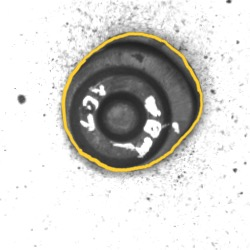
#> input picture Segmentation/umkreist/crop101.png, 250 x 250 px, given in place of crop1.png, which was not available
$ python maske.py
#> lines starting #> are read from the running program, lines starting #| are printed output that depends on the picture; after the words box and inside, x2 and y2 are one past the last pixel; in counts of white or black regions, pixels touching at a corner belong together; pictures that were not available may be replaced by others from this repository, and a replacement may not be noted
import cv2
import numpy as np
import pandas as pd
import os
import matplotlib.pyplot as plt

def masked(n):
#> called with n = 200
    for i in range(n):
        print(i+1)
        path =os.path.abspath(os.getcwd()) + "/umkreist/crop"+ str(i+1)+ ".png"
        img = cv2.imread(path)
#> img is the input picture: shape (250, 250, 3); mean B, G, R 207.5, 210.9, 211.9


        if img is not None:
            cut = img.copy()
            inv = img.copy()


            # Convert BGR to HSV (Hue, Saturation, Value)
            hsv_image = cv2.cvtColor(img, cv2.COLOR_BGR2HSV)
#> hsv_image: shape (250, 250, 3); mean H, S, V 10.9, 7.2, 212.2

            # Define range of yellow color in HSV
            lower_yellow = np.array([20, 100, 100])
            upper_yellow = np.array([30, 255, 255])

            # Threshold the HSV image to get only yellow colors
            yellow_mask = cv2.inRange(hsv_image, lower_yellow, upper_yellow)
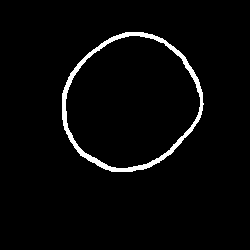
#> yellow_mask: shape (250, 250); 3% white; 1 white region, box (x1, y1, x2, y2) and area: (62, 32, 204, 172) 1886

            # Invert the mask to get non-yellow pixels
            non_yellow_mask = cv2.bitwise_not(yellow_mask)

            # Set non-yellow pixels to white
            img[non_yellow_mask != 0] = [255, 255, 255]

            gray = cv2.cvtColor(img, cv2.COLOR_BGR2GRAY)
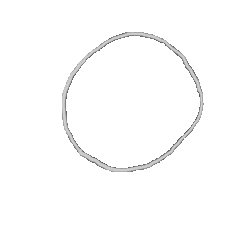
#> gray: shape (250, 250); min 80, max 255, mean 252.5
            ret, global_bin = cv2.threshold(cv2.bitwise_not(gray), 0, 255, cv2.THRESH_BINARY+cv2.THRESH_OTSU)
#> ret = 0
            edges = cv2.Canny(global_bin, 50, 150)
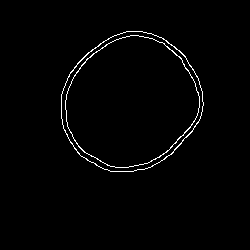
#> edges: shape (250, 250); 1.4% white in thin lines or dots, all inside (x1, y1, x2, y2) = (61, 31, 204, 172)
            contours, _ = cv2.findContours(edges, cv2.RETR_EXTERNAL, cv2.CHAIN_APPROX_SIMPLE)
#> contours = 1 contour; box (x1, y1, x2, y2) and area: (61, 31, 204, 172) 15113
            blank = np.zeros_like(gray)
            cv2.drawContours(blank, contours, -1, 255, thickness=cv2.FILLED)
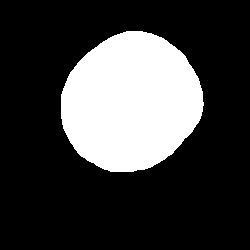
#> blank: shape (250, 250); 24.5% white; 1 white region, box (x1, y1, x2, y2) and area: (61, 31, 204, 172) 15309

            cut[blank == 255] = [255, 255, 255]
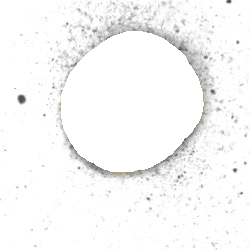
#> cut: shape (250, 250, 3); mean B, G, R 248, 248.1, 248.1
            inv[blank != 255] = [255, 255, 255]
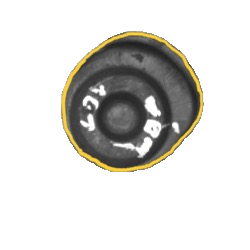
#> inv: shape (250, 250, 3); mean B, G, R 214.5, 217.8, 218.8

            cv2.imwrite("cut/"+ str(i+1)+ ".png",cut )
            cv2.imwrite("inverse/"+ str(i+1)+ ".png", inv)
            cv2.imwrite("maske/"+ str(i+1)+ ".png" , blank)
            original = cv2.imread("C:\LUH\Master\Masterarbeit\Stereo_camera_program\Daten\crop\crop" + str(i+1)+ ".png")
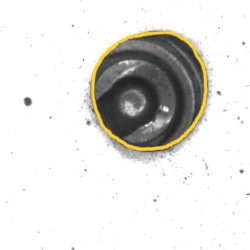
#> input picture Segmentation/umkreist/crop161.png, 250 x 250 px, given in place of crop1.png, which was not available
#> original is the input picture: shape (250, 250, 3); mean B, G, R 220.6, 223.8, 224.7

            cv2.imwrite("images/"+ str(i+1)+ ".png" , original)
            # [8 lines of commented-out code are left out]


def plot_histogram(image):
    # Split the image into its three color channels
    b, g, r = cv2.split(image)

    # Compute the histograms for each color channel
    hist_b = cv2.calcHist([b], [0], None, [256], [0, 256])
    hist_g = cv2.calcHist([g], [0], None, [256], [0, 256])
    hist_r = cv2.calcHist([r], [0], None, [256], [0, 256])

    # Plot histograms using Matplotlib
    plt.figure(figsize=(10, 6))

    plt.subplot(3, 1, 1)
    plt.title("Blue Channel Histogram")
    plt.xlabel("Bins")
    plt.ylabel("# of Pixels")
    plt.plot(hist_b, color='blue')

    plt.subplot(3, 1, 2)
    plt.title("Green Channel Histogram")
    plt.xlabel("Bins")
    plt.ylabel("# of Pixels")
    plt.plot(hist_g, color='green')

    plt.subplot(3, 1, 3)
    plt.title("Red Channel Histogram")
    plt.xlabel("Bins")
    plt.ylabel("# of Pixels")
    plt.plot(hist_r, color='red')

    plt.tight_layout()
    plt.show()


masked(200)

#plot_histogram(img)
